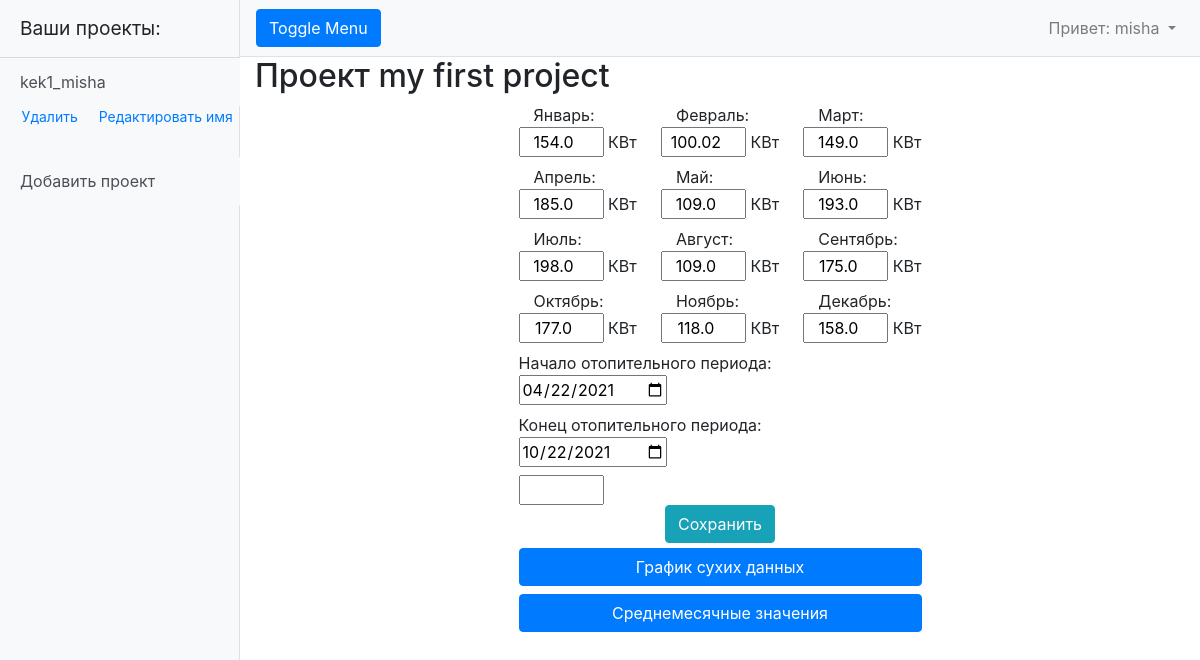
/projects/17 (signed in), run on an earlier commit of the app's database.
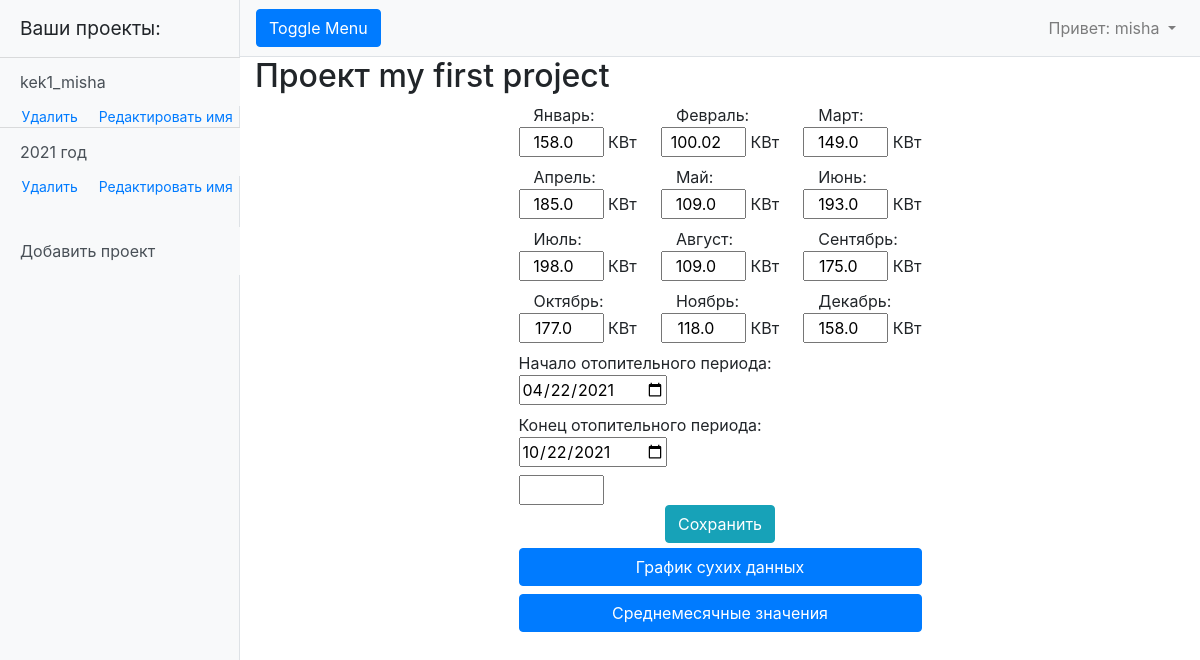
And on a later commit of the database.
### myapp/models.py (models this page shows, shortened)
class Data(models.Model):
    month = 'M'
    FIELD = [
        (month, 'ежемесячные данные'),
    ]
    project = models.ForeignKey(Project, on_delete=models.CASCADE)
    project_type = models.CharField(max_length=1, choices=FIELD, default='M')
    data = models.TextField(default='0 0 0 0 0 0 0 0 0 0 0 0')
    begin_heating = models.DateField(default=f'{datetime.now().year - 1}-10-15')
    end_heating = models.DateField(default=f'{datetime.now().year}-04-15')
    coef = models.FloatField(default=1.1)

class Project(models.Model):
    user = models.ForeignKey(User, on_delete=models.CASCADE)
    project_name = models.CharField(max_length=255, unique=True)
    project_date_creation = models.DateTimeField(auto_now_add=True)

### myapp/views.py (the view, shortened to what this page needs)
# urls.py: path('projects/<int:pk>', ProjectData.as_view()),
@method_decorator(login_required, name='dispatch')
class ProjectData(DetailView):
    model = Data
    template_name = 'project_details.html'
    context_object_name = 'single_project'
    def get_context_data(self, **kwargs):
        context = super().get_context_data(**kwargs)
        context['a_project'] = Data.objects.filter(project__user__username=self.request.user)
        data = Data.objects.get(id=self.kwargs.get('pk'))
        list_data = list(map(float, data.data.split(' ')))
        context['list_data'] = list_data # сухие данные
        months = ['Январь', 'Февраль', 'Март', 'Апрель', 'Май', 'Июнь', 'Июль', 'Август', 'Сентябрь', 'Октябрь', 'Ноябрь', 'Декабрь']
        context['output_data'] = {}
        for number, month in zip(list_data, months):
            context['output_data'][month] = number
        return context

### templates/project_details.html (shortened to what this page needs)
{% extends 'default.html' %}
{% block content %}
    <h2>Проект {{ single_project.project.project_name }}</h2>
    <div class="main-div">
        <form method="POST">
            <div class="input-div">
                {% for month, number in output_data.items %}
                    <label><p class="input-label">{{ month }}:</p>
                        <input required class="data-input" type="number" value="{{ number }}" name="{{ month }}" placeholder="Данные за {{ month }}" min="0" step="0.01"> КВт
                    </label>
                {% endfor %}
                <div class="div-date">
                    <label>Начало отопительного периода:
                        <input required type="date" name="begin_heating" value="{{ single_project.begin_heating|date:'Y-m-d' }}">
                    </label>
                    <label>Конец отопительного периода: &nbsp;
                        <input required type="date" name="end_heating" value="{{ single_project.end_heating|date:'Y-m-d' }}">
                    </label>
                    <input required class="data-input" type="number" value="" name="" placeholder="" min="1" step="0.01">
                </div>
                <div class="div-data-submit">
                    <input class="btn btn-info" id="btn-save" type="submit" value="Сохранить">
                </div>
                <div class="div-btn-interpol">
                    <input class="btn btn-primary btn-block" type="button" id="btn1" value="График сухих данных">
                    <input class="btn btn-primary btn-block" type="button" id="btn2" value="Среднемесячные значения">
                </div>
            </div>
        </form>
    </div>
{% endblock content%}

### templates/default.html (shortened to what this page needs)
{% load static %}
<!DOCTYPE html>
<html lang="en">
<head>
    <link href="{% static 'vendor/bootstrap/css/bootstrap.min.css' %}" rel="stylesheet ">
    <link href="{% static 'css/simple-sidebar.css' %}" rel="stylesheet">
    <link href="{% static 'my_style.css' %}" rel="stylesheet">
    <link href="{% static 'style_for_graph' %}" rel="stylesheet">
</head>
<body>
  <div class="d-flex" id="wrapper">
    <div class="bg-light border-right" id="sidebar-wrapper" style="max-width: 240px;">
      <div class="sidebar-heading">Ваши проекты:</div>
      <div class="list-group list-group-flush">
          {% if user.is_authenticated %}
              {% for project in a_project %}
                  <a href="/projects/{{ project.id }}" class="list-group-item list-group-item-action bg-light" style="border-width: 1px 0 0;">{{ project.project.project_name }}</a>
                  <div class="div-del-ed">
                    <a class="" style="margin-left: 0; font-size: 14px" href="/delete/{{ project.project.id }}">Удалить</a>
                    <a class="" style="margin-left: 0; font-size: 14px" href="/create_project/{{ project.project.id }}">Редактировать имя</a>
                  </div>
              {% endfor %}
              <a href="/create_project" class="list-group-item list-group-item-action bg-light" style="margin-top: 30px;">Добавить проект</a>
          {% else %}
              <p class="list-group-item">Здесь будут отображаться ваши проекты </p>
          {% endif %}
      </div>
    </div>
    <div id="page-content-wrapper">
      <nav class="navbar navbar-expand-lg navbar-light bg-light border-bottom">
        <button class="btn btn-primary" id="menu-toggle">Toggle Menu</button>
        <div class="collapse navbar-collapse" id="navbarSupportedContent">
          <ul class="navbar-nav ml-auto mt-2 mt-lg-0">
            {% if user.is_authenticated %}
              <li class="nav-item dropdown">
                <a class="nav-link dropdown-toggle" href="#" id="navbarDropdown" role="button" data-toggle="dropdown" aria-haspopup="true" aria-expanded="false">
                  <span>Привет: {{ user.username }}</span>
                </a>
              </li>
            {% endif %}
          </ul>
        </div>
      </nav>
      <div class="container-fluid">
        {% block content %}{% endblock content %}
      </div>
    </div>
  </div>
</body>
</html>

What changed in the data, as far as the page shows it:
added Data: project.project_name "2021 год"
Also different on the page:
form field number: "154.0" → "158.0"
